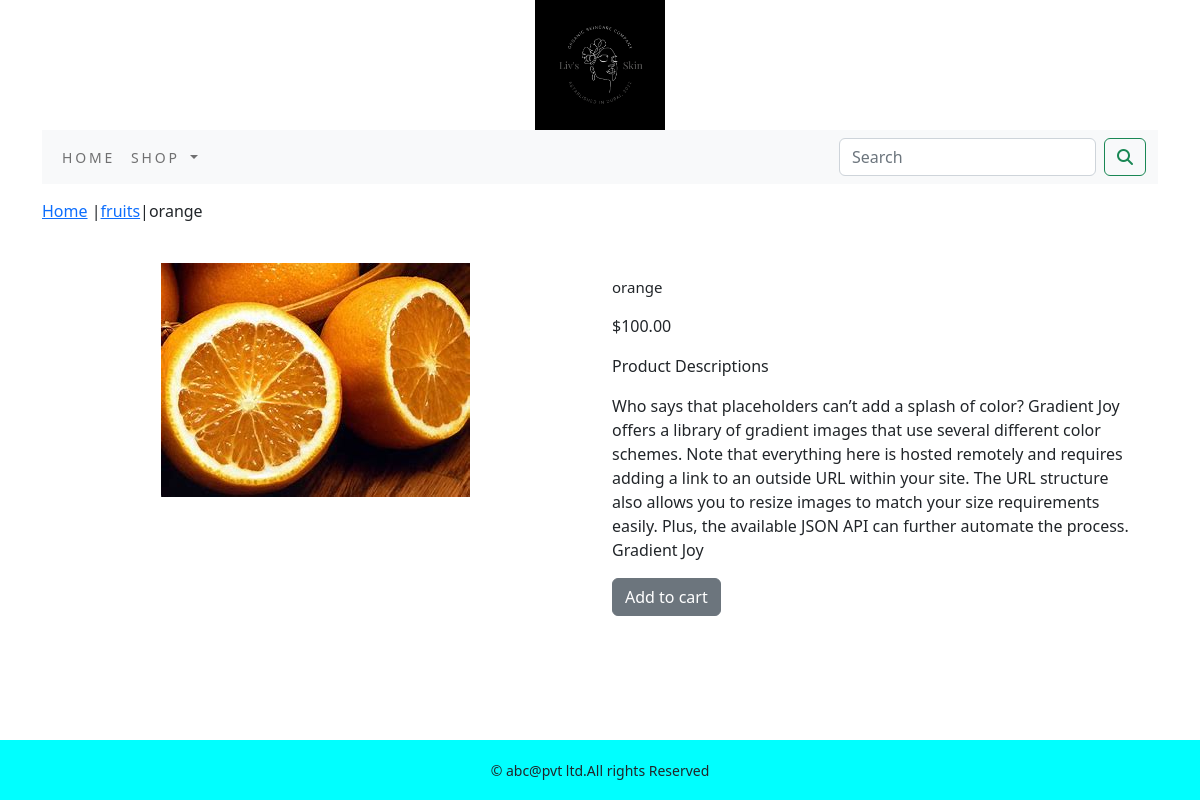
Screenshot of /shop/fruits/orange/ with the database file from the repository.
### shop/models.py (models this page shows, shortened)
class Product(models.Model):
    objects = None
    name=models.CharField(max_length=250,unique=True)
    slug=models.SlugField(max_length=250,unique=True)
    desc=models.TextField(blank=True)
    price=models.DecimalField(max_digits=10,decimal_places=2)
    category=models.ForeignKey(Category,on_delete=models.CASCADE)
    image=models.ImageField(upload_to='product',blank=True)
    stock=models.IntegerField()
    available=models.BooleanField(default=True)
    created=models.DateTimeField(auto_now_add=True)
    update=models.DateTimeField(auto_now=True)
    class Meta:
        ordering=('name',)
        verbose_name='product'
        verbose_name_plural='products'

class Category(models.Model):
    name=models.CharField(max_length=250,unique=True)
    slug=models.SlugField(max_length=250,unique=True)
    desc=models.TextField(blank=True)
    image=models.ImageField(upload_to='category',blank=True)
    class Meta:
        ordering=('name',)
        verbose_name='category'
        verbose_name_plural='categories'
    def get_url(self):
        return reverse('shop:products_by_category',args=[self.slug])
    def __str__(self):
        return '{}'.format(self.name)

### shop/views.py (the view)
# urls.py: path('<slug:c_slug>/<slug:product_slug>/', views.prodetail, name='procatdetail')
def prodetail(request,c_slug,product_slug):
    try:
        product=Product.objects.get(category__slug=c_slug,slug=product_slug)
    except Exception as e:
        raise e
    return render(request,'product.html',{'product':product})

### cart/context_processors.py (called while the page is built)
def counter(request):
    item_count=0
    if 'admin' in request.path:
        return ()
    else:
        try:
            cart=Cart.objects.filter(cart_id=cart_id(request))
            cat_items=CartItem.objects.all().filter(cart=cart[:1])
            for cart_item in cat_items:
                item_count += cart_item.quantity
        except Cart.DoesNotExist:
            item_count=0
    return dict(item_count=item_count)

### cart/views.py (called while the page is built)
def cart_id(request):
    cart=request.session.session_key
    if not cart:
        cart=request.session.create()
    return cart

### shop/context_processors.py (called while the page is built)
def menu_links(request):
    links=Category.objects.all()
    return dict(links=links)

### templates/product.html (shortened to what this page needs)
{% extends 'base.html' %}
{% load static %}
{% block content %}
<div class="row my_prod_row_class">
    <div class="mx_auto">
        <p><a href="={% url 'shop:allProdCat'%}">Home</a> |<a href="{{product.category.get_url}}">{{product.category}}</a>|{{product.name}} </p>
    </div>
    <div class="container">
    <br>
        <div class="row">
            <div class="col-12 col-sm-12 col-md-12 col-lg-6 text-center">
                <div style="min-width:18rem">
                    <img src="{{product.image.url}}" alt="{{product.name}}">
                </div>
            </div>
                <div class="col-12 col-sm-12 col-md-12 col-lg-6">
                    <div>
                        <h1 class="my_prod_title">{{product.name}}</h1>
                        <p>${{product.price}}</p>
                        <p class="my_title">Product Descriptions</p>
                        <p class="text-justify my_prod_text">{{product.desc}}</p>
                        {% if product.stock <= 0 %}
                        <p class="text-justify my_prod_text"><b>Out Of Stock</b></p>
                        {% else %}
                        <a class="btn btn-secondary" href="{% url 'cart:add_cart' product.id %}">Add to cart</a>
                        {% endif %}
                    </div>
                </div>
        </div>
    </div>
</div>
{% endblock %}

### static/css/custom.css (style rules this page uses)
body { font-family: 'Roboto', sans-serif; }
.my_title { font-size:16px; text_transform:uppercase; letter_spacing:.2em; }
.my_prod_row_class { padding-top:15px; padding-bottom:20px; }
.my_prod_title { font-size:15px; text_transform:uppercase; letter_spacing:.2em; padding-top:15px; padding-bottom:10px; }
.my_prod_text { padding-right:20px; }

### rows the page displays
Product: category "fruits", name "orange", image (picture), price "100.00", desc "Who says that placeholders can’t add a splash of color? Gradient Joy offers a library of gradient images that use several different color schemes. Note that everything here is hosted remotely and requires adding a link to an outside URL within your site. The URL structure also allows you to resize images to match your size requirements easily. Plus, the available JSON API can further automate the process. Gradient Joy"
